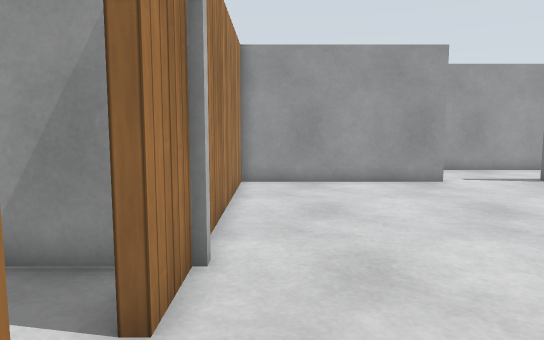
View 1 (above)

15 first-person views from a walk through a world built for the Gazebo simulator. The camera is 0.94 m above the floor, tilts 6° down and sees 70° across. The floor is counted in squares, 0.5 m on a side. Each view is taken from the middle of a square. On the plan, view 1 faces up. The plan holds only what a view shows up to about 19 squares ahead; the rest is blank. The place goes on beyond the plan. Gazebo's built-in surfaces are drawn with simple patterns. Some stock models are drawn as simple stand-ins.

View 2
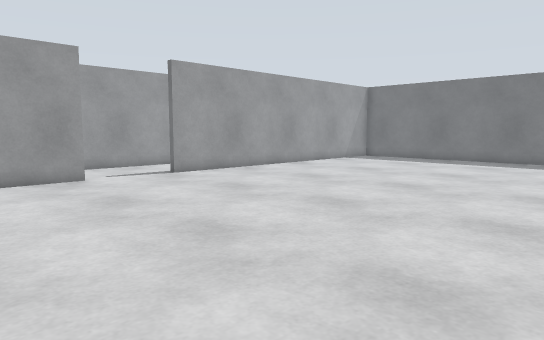

View 3
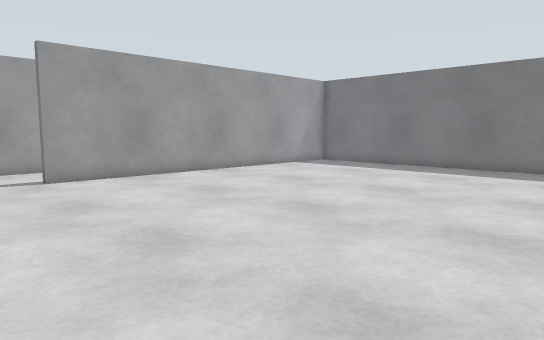

View 4
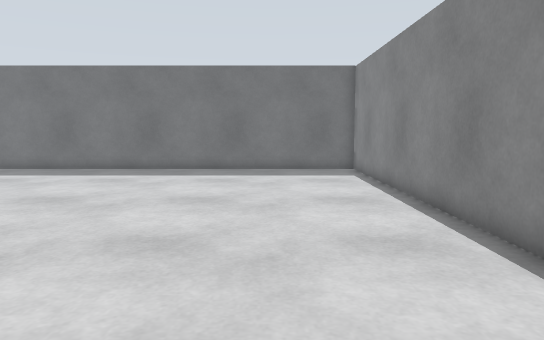

View 5
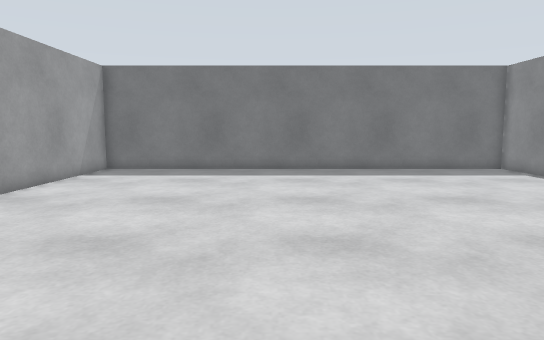

View 6
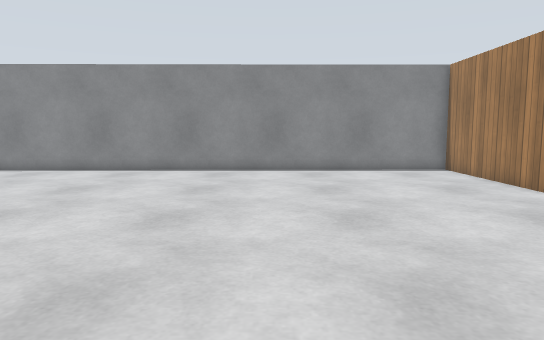

View 7
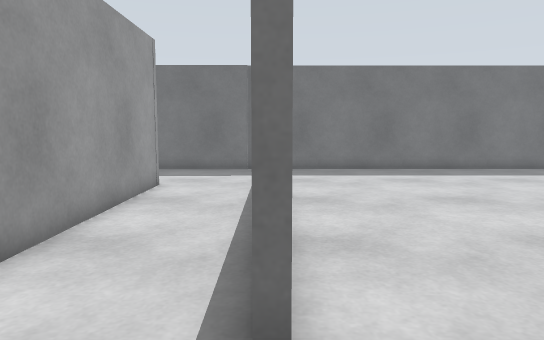

View 8
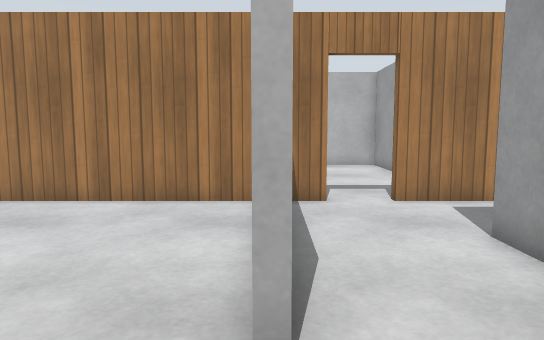

View 9
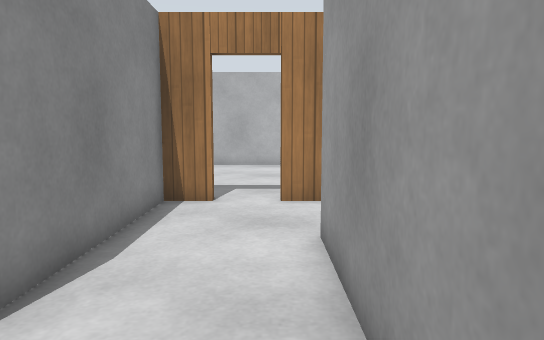

View 10
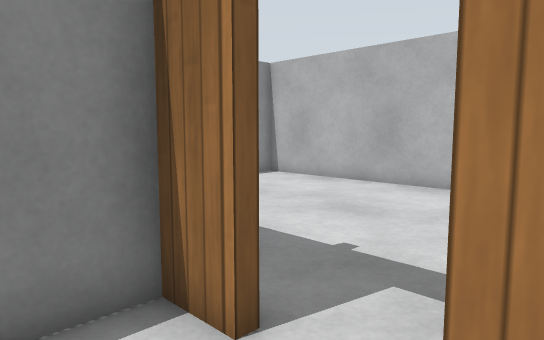

View 11
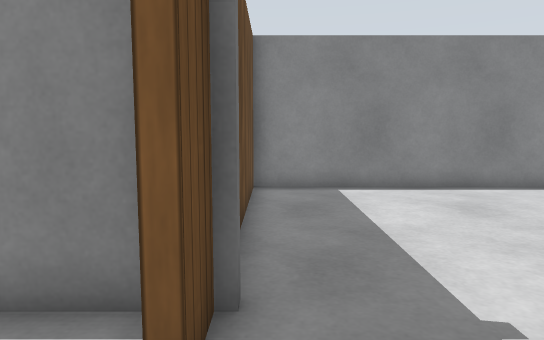

View 12
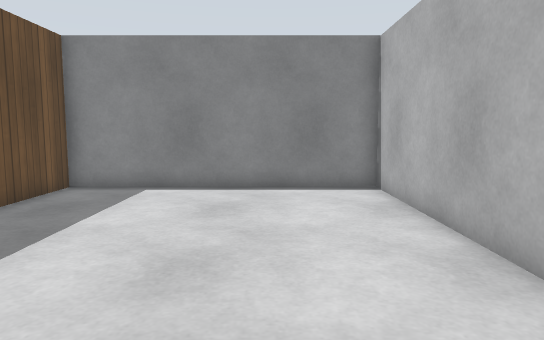

View 13
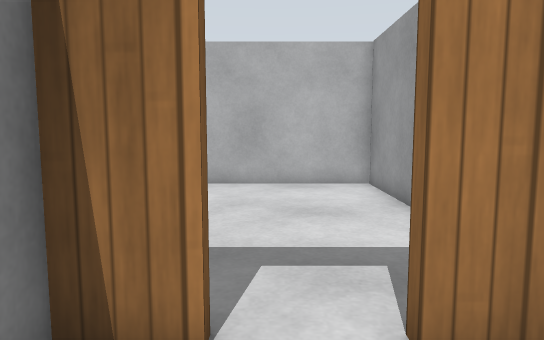

View 14
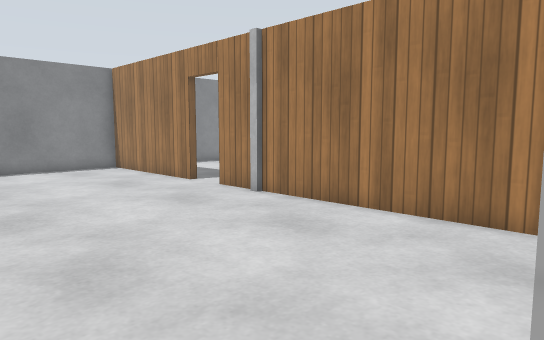

View 15
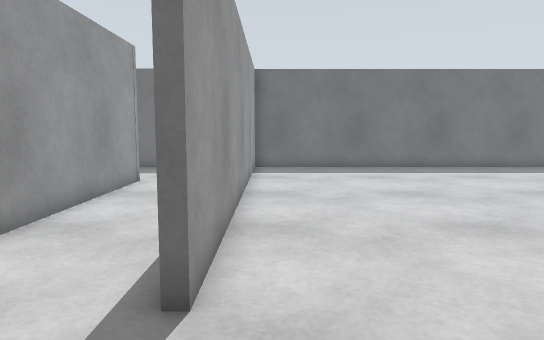

### Floor plan
Points are (right, up) in squares from view 1. A wall is a line through its corners. A room is listed if a view was taken in it or the views show most of it. See-through windows are left out.
Room 1 (views 1, 2, 3, 4, 5, 6, 15)
walls: (6.2, 13.8) (-1.1, 13.8) (-1.1, 5.4); (-1.1, 5.2) (-1.1, 3.3); (-1.1, 1.6) (-1.1, -5.1) (25.4, -4.9) (25.4, 13.8) (9.9, 13.8)
ways out: opening at (8, 14) to room 2; open door at (-1, 2.5)
Room 2 (views 7, 8, 9, 10, 13, 14)
walls: (9.9, 13.8) (9.9, 14.2); (6.2, 14.2) (6.2, 13.8); (20.2, 17.8) (2.2, 17.8); (-1.1, 15.4) (-1.1, 14.2) (5.1, 14.2); (-1.1, 18.5) (-1.1, 17.2); (25.4, 14.9) (25.4, 18.5)
ways out: opening at (8, 14) to room 1; open door at (-1, 16.5) to room 3
Room 3 (views 11, 12)
walls: (-1.7, 13.8) (-1.7, 14.2); (-1.4, 14.1) (-1.4, 15.4); (-11.4, 18.5) (-11.4, 5.5) (-1.4, 5.5) (-1.4, 11)
ways out: open door at (-1, 16.5) to room 2

Where each view was taken, in squares from view 1:
view 1: 0 up, 0 right, facing up
view 2: 1 down, 1 right, facing up-right
view 3: 1 down, 6 right, facing up-right
view 4: 1 down, 7 right, facing right
view 5: 6 up, 7 right, facing right
view 6: 13 up, 7 right, facing down
view 7: 14 up, 7 right, facing right
view 8: 14 up, 9 right, facing left
view 9: 17 up, 9 right, facing left
view 10: 18 up, 1 right, facing down-left
view 11: 18 up, 2 left, facing down
view 12: 18 up, 8 left, facing down
view 13: 16 up, 2 right, facing left
view 14: 14 up, 7 right, facing down-left
view 15: 13 up, 6 right, facing right
